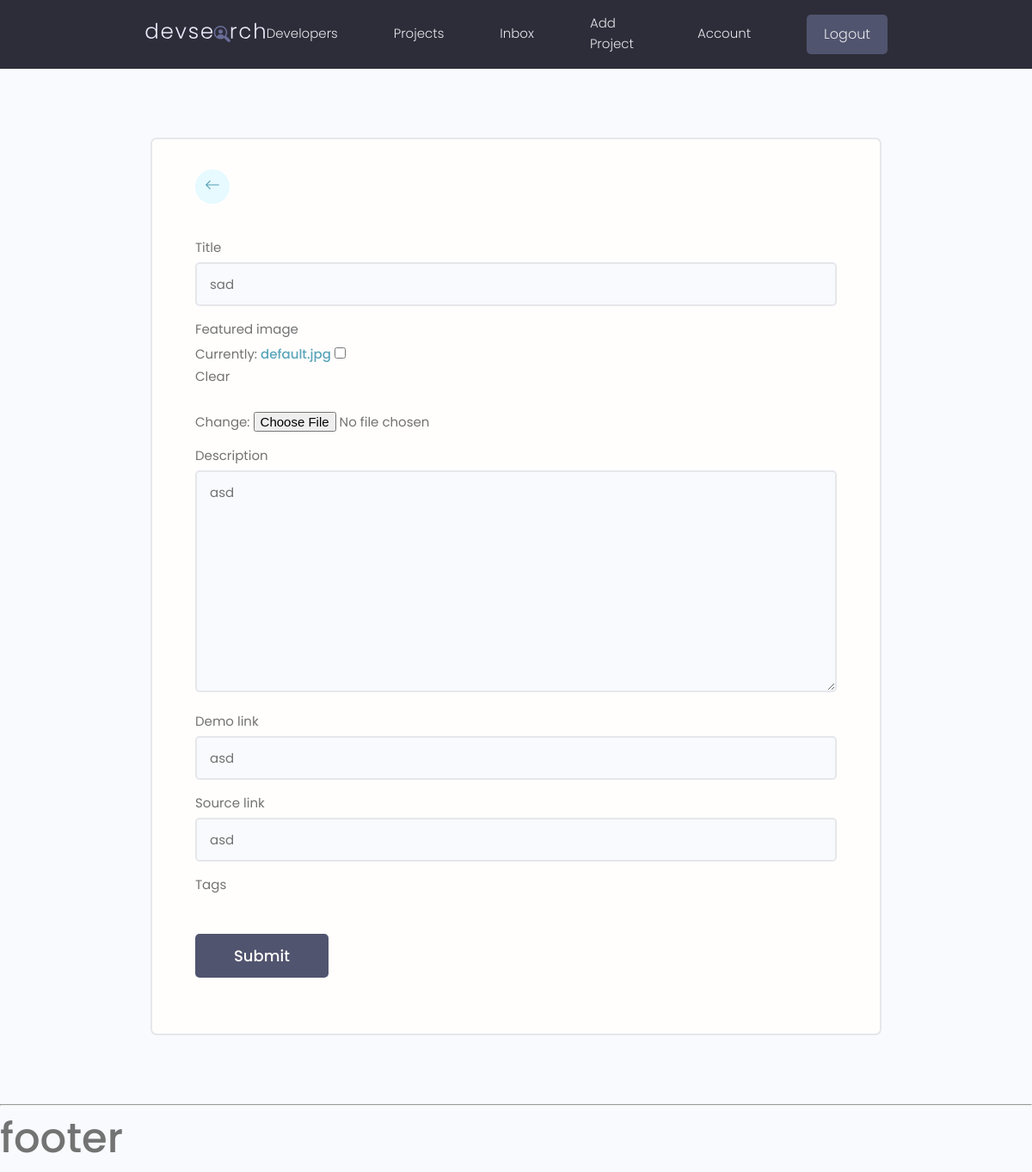
Screenshot of /projects/update-project/ff1f6503654d4569a6eab4c533d09397 (signed in) with the database file from the repository.
### projects/models.py (models this page shows, shortened)
class Project(models.Model):
    owner = models.ForeignKey(Profile, null=True, blank=True, on_delete=models.SET_NULL)
    title = models.CharField(max_length=200)
    description = models.TextField(null=True, blank=True)
    featured_image = models.ImageField(null=True, blank=True, default='default.jpg')
    demo_link = models.CharField(max_length=2000, null=True, blank=True)
    source_link = models.CharField(max_length=2000, null=True, blank=True)
    tags = models.ManyToManyField('Tag', blank=True)
    vote_total = models.IntegerField(default=0, null=True, blank=True)
    vote_ratio = models.IntegerField(default=0, null=True, blank=True)
    created = models.DateTimeField(auto_now_add=True)
    id = models.UUIDField(default=uuid.uuid4, unique=True,
                          primary_key=True, editable=False)
    class Meta:
        ordering = ['-vote_ratio', '-vote_total', 'title']

### projects/views.py (the view)
# urls.py: path('update-project/<str:pk>', updateProject, name='update-project'),
@login_required(login_url='login')
def updateProject(request, pk):
    profile = request.user.profile
    project = profile.project_set.get(id=pk)
    form = ProjectForm(instance=project)
    if request.method == "POST":
        post_form = ProjectForm(request.POST, request.FILES, instance=project)
        if post_form.is_valid():
            post_form.save()
            return redirect('projects')
    context = {
        'form': form,
    }
    return render(request, 'projects/project_form.html', context)

### projects/forms.py
class ProjectForm(ModelForm):
    class Meta:
        model = Project
        fields = ['title', 'featured_image', 'description', 'demo_link',
                  'source_link', 'tags']
        widgets = {
            'tags': forms.CheckboxSelectMultiple(),
        }
    def __init__(self, *args, **kwargs):
        super(ProjectForm, self).__init__(*args, **kwargs)
        for name, field in self.fields.items():
            field.widget.attrs.update({'class': 'input'})

### projects/templates/projects/project_form.html (shortened to what this page needs)
{% extends 'main.html' %}
{% block content %}
    <main class="formPage my-xl">
        <div class="content-box">
            <div class="formWrapper">
                <a class="backButton" href="{% url 'projects' %}"><i class="bi bi-arrow-left"></i></a>
                <br>
                <form class="form" method="POST" enctype="multipart/form-data">
                    {% for field in form %}
                        <div class="form__field">
                            <label for="formInput#text">{{ field.label }}</label>
                            {{ field }}
                        </div>
                    {% endfor %}
                    <input class="btn btn--sub btn--lg  my-md" type="submit" value="Submit"/>
                </form>
            </div>
        </div>
    </main>
{% endblock content %}

### static/styles/app.css (style rules this page uses)
:root { --color-sub: #2d2d39; }
.btn--sub { background-color: var(--color-sub-light); }
.content-box { width: 95%; max-width: 85rem; margin: 0 auto; }
.backButton { background: var(--color-main-light); color: var(--color-main); width: 4rem; height: 4rem; display: flex; align-items: center; justify-content: center; border-radius: 50%; }
.backButton i { font-size: 1.8rem; }
.formPage .formWrapper { list-style: none; background: var(--color-white); padding: 3.5rem 5rem; border: 2px solid var(--color-light); border-radius: 0.7rem; }

### static/uikit/styles/modules/_variables.css (style rules this page uses)
:root { --color-main: #5aa5b9; --color-main-light: #e6faff; --color-sub: #3f4156; --color-sub-light: #51546e; --color-sub-lighter: #ededfd; --color-text: #737373; --color-gray: #8b8b8b; --color-light: #e5e7eb; --color-light-gray: #767676; --color-bg: #f8fafd; --color-white: #fffefd; --color-white-light: #f3f3f3; --color-success: #359e64; --color-success-bg: #def8e8; --color-error: #fc4b0b; --color-error-bg: #fff2ee; --font-base: 'Poppins', arial, helvetica, 'Segoe UI', roboto, ubuntu, sans-serif; --font-monospace: 'Fira Code', 'Courier New', courier, monospace; --font-regular: 300; --font-medium: 500; --font-bold: 700; --generic-shadow: 1px 1px 5px #00000010; --generic-transition: all 0.3s ease-in-out; }

### static/uikit/styles/modules/_base.css (style rules this page uses)
* { margin: 0; padding: 0; box-sizing: border-box; text-rendering: optimizeLegibility; color: inherit; font-size: inherit; }
html { font-size: 50%; }
@media only screen and (min-width: 480px) { html { font-size: 56.25%; } }
@media only screen and (min-width: 1200px) { html { font-size: 62.5%; } }
body { line-height: 1.6; font-weight: 400; font-size: 1.5rem; color: var(--color-text); background-color: var(--color-bg); min-height: 100vh; }

### static/uikit/styles/modules/_typography.css (style rules this page uses)
* { font-family: var(--font-base); }
a { padding-bottom: 2px; text-decoration: none; display: inline-block; color: var(--color-main); font-weight: var(--font-medium); }

### static/uikit/styles/modules/_utilities.css (style rules this page uses)
.my-md { margin: 3rem auto; }
.my-xl { margin: 8rem auto; }

### static/uikit/styles/modules/_button.css (style rules this page uses)
.btn { display: inline-block; position: relative; cursor: pointer; background-color: var(--color-light); font-weight: var(--font-medium); color: var(--color-sub); text-decoration: none; padding: 1rem 2rem; border-radius: 0.5rem; border: none; width: -webkit-fit-content; width: -moz-fit-content; width: fit-content; height: -webkit-fit-content; height: -moz-fit-content; height: fit-content; font-size: 1.6rem; outline-width: 0; outline-color: transparent; -webkit-backface-visibility: hidden; backface-visibility: hidden; transition: all 0.3s ease-in-out; }
.btn--sub { background-color: var(--color-sub); color: var(--color-white); }
.btn--lg { font-size: 1.8rem; padding: 1.2rem 4.5rem; }

### static/uikit/styles/modules/_form.css (style rules this page uses)
.form { display: block; }
.form__field { margin-top: 1.5rem; margin-bottom: 1.5rem; }
.form__label, .form__field > label { display: block; margin-bottom: 0.5rem; color: var(--color-text); }
input.input[type='text'], input.input[type='email'], input.input[type='password'], input.input[type='number'], textarea.input { min-width: 24rem; width: 100%; padding: 1.2rem 1.5rem; border-radius: 0.5rem; border: 2px solid var(--color-light); transition: all 0.3s ease-in-out; background-color: var(--color-bg); }

### rows the page displays
Project: form "sad" "asd" "asd" "asd"

### other values shown
{{ field.label }} "Title" "Featured image" "Description" "Demo link" "Source link" "Tags"
